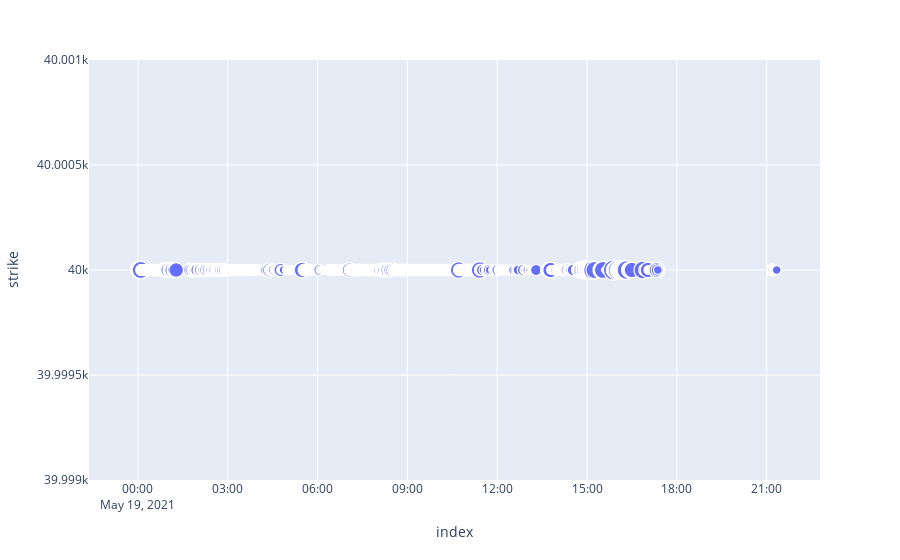

The code cell stored with this chart in its notebook:
### Code cell
fig = px.scatter(df2plot, x="index", y="strike", size="total_amount",  hover_name="mid")
#fig = px.scatter(df2plot, x="index", y="strike", size="total_amount",  hover_name="mid")
fig.show()

### Figure 1 — Plotly figure (JSON) as saved in the notebook; plotly's stock layout.template omitted (floating-point values rounded to 4 significant figures; data arrays with more than 128 entries replaced by an {"elided": "..."} marker saying what was removed)
{"data": [{"hovertemplate": "<b>%{hovertext}</b><br><br>index=%{x}<br>strike=%{y}<br>total_amount=%{marker.size}<extra></extra>", "hovertext": {"elided": "3728 float values"}, "legendgroup": "", "marker": {"color": "#636efa", "size": {"elided": "3728 float values"}, "sizemode": "area", "sizeref": 0.1825, "symbol": "circle"}, "mode": "markers", "name": "", "showlegend": false, "type": "scattergl", "x": {"elided": "3728 str values"}, "xaxis": "x", "y": {"elided": "3728 int values"}, "yaxis": "y"}], "layout": {"autosize": true, "legend": {"itemsizing": "constant", "tracegroupgap": 0}, "margin": {"t": 60}, "xaxis": {"anchor": "y", "autorange": true, "domain": [0, 1], "range": ["2021-05-18 22:32:55.7769", "2021-05-19 22:40:56.7241"], "title": {"text": "index"}, "type": "date"}, "yaxis": {"anchor": "x", "autorange": true, "domain": [0, 1], "range": [39999, 40001], "title": {"text": "strike"}, "type": "linear"}}}
